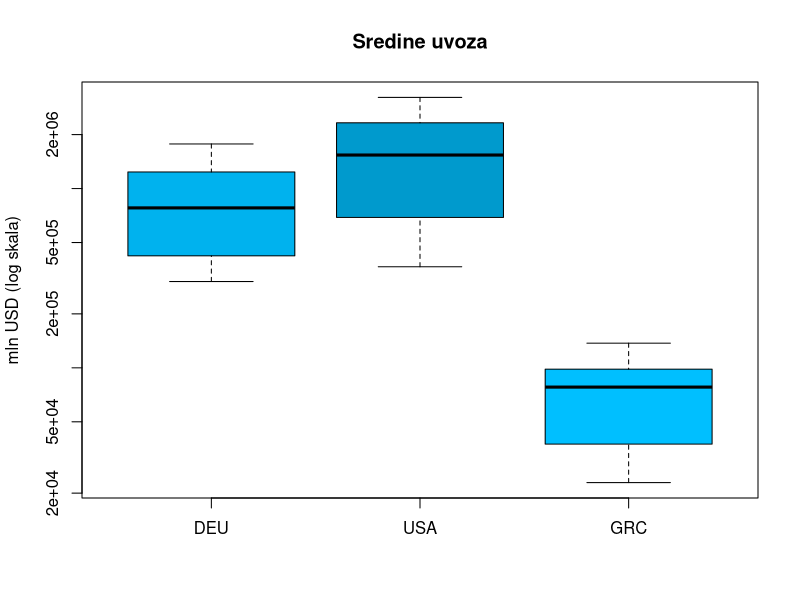
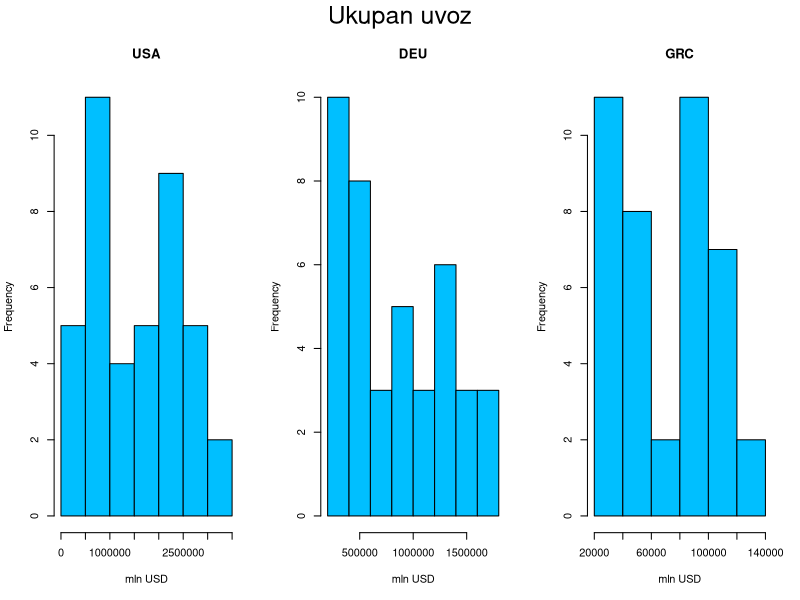
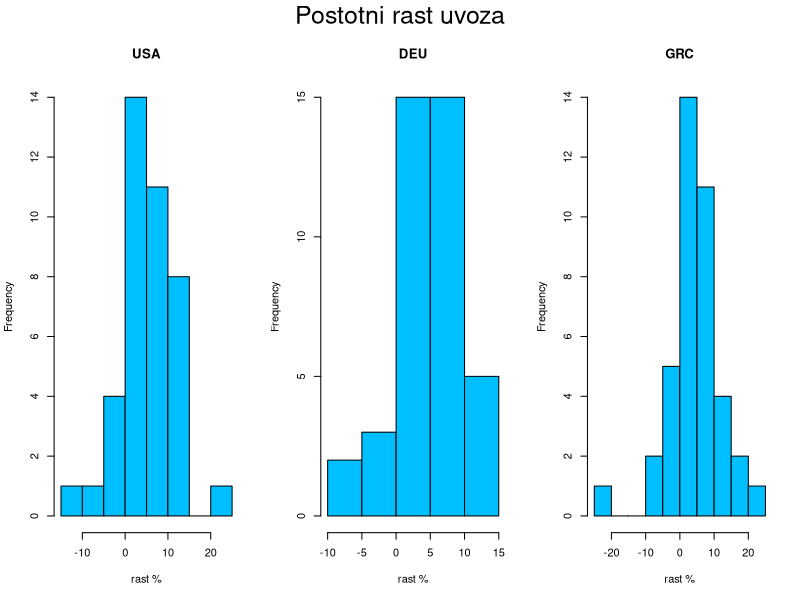
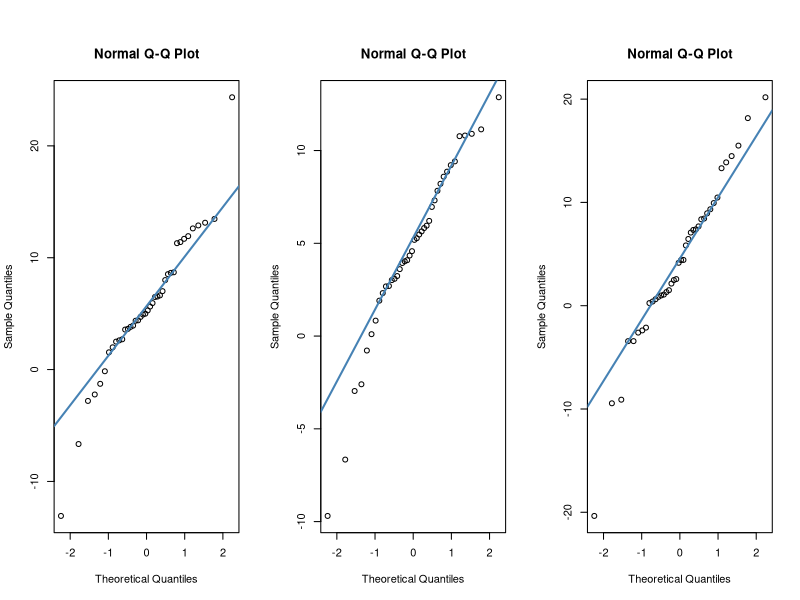
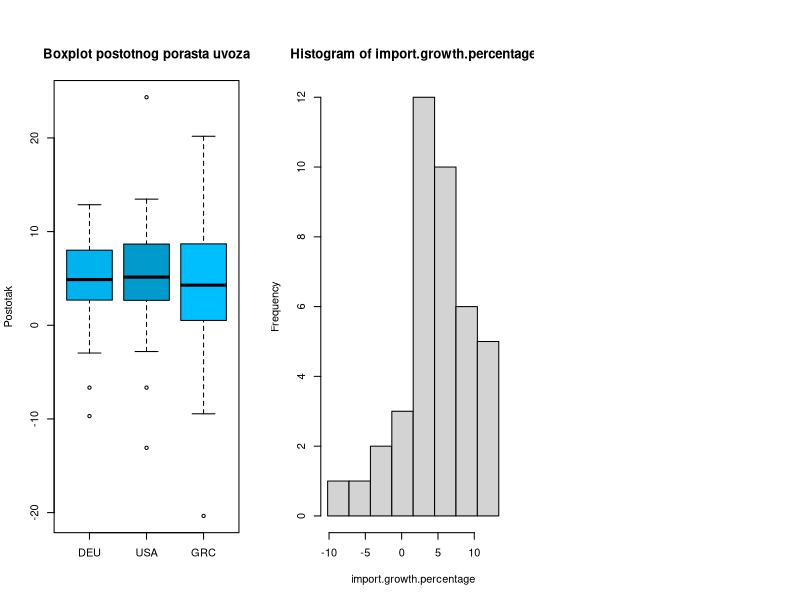

R code for these plots, in order:
## ---- chunk 1
library(knitr)
knitr::opts_chunk$set(echo = TRUE)

library(tidyverse)
## ---- chunk 2
export.data = read.csv("Export_data.csv")
# head(export.data)

import.data = read.csv("Import_data.csv")
# head(import.data)

gdp.data = read.csv("GDP_data.csv")
# head(gdp.data)

gdp.pc.data = read.csv("GDPpercapita_data.csv")
# head(gdp.pc.data)
## ---- chunk 3
export.loc.cnt = export.data %>% group_by(LOCATION) %>%
    summarise(exp_n = n(), exp_est = sum(Flag.Codes == 'E')) %>%
    arrange(desc(exp_n), exp_est)
import.loc.cnt = import.data %>% group_by(LOCATION) %>%
    summarise(imp_n = n(), imp_est = sum(Flag.Codes == 'E')) %>%
    arrange(desc(imp_n), imp_est)
gdp.loc.cnt = gdp.data %>% group_by(LOCATION) %>%
    summarise(gdp_n = n(), gdp_est = sum(Flag.Codes == 'E')) %>%
    arrange(desc(gdp_n), gdp_est)
gdp.pc.loc.cnt = gdp.pc.data %>% group_by(LOCATION) %>%
    summarise(gdp_pc_n = n(), gdp_pc_est = sum(Flag.Codes == 'E')) %>%
    arrange(desc(gdp_pc_n), gdp_pc_est)
loc.cnt = merge(merge(export.loc.cnt, import.loc.cnt), merge(gdp.loc.cnt, gdp.pc.loc.cnt))
knitr::kable(
  head(arrange(loc.cnt,
               desc(loc.cnt[,2]), desc(loc.cnt[,4]), desc(loc.cnt[,6]), desc(loc.cnt[,8]),
               loc.cnt[,3], loc.cnt[,5], loc.cnt[,7], loc.cnt[,9]), 20),
  caption = "Broj podataka za pojedinu državu"
)
## ---- chunk 4
remove(export.loc.cnt, import.loc.cnt, gdp.loc.cnt, gdp.pc.loc.cnt, loc.cnt)
## ---- chunk 5
time = 1979:2019
usa = data.frame(export.mln_usd = export.data$Value[export.data$LOCATION == "USA"],
                 import.mln_usd = import.data$Value[import.data$LOCATION == "USA"],
                 gdp.mln_usd = gdp.data$Value[gdp.data$LOCATION == "USA"],
                 gdp.pc.usd_cap = gdp.pc.data$Value[gdp.pc.data$LOCATION == "USA"])
usa$net.trade = usa$export.mln_usd - usa$import.mln_usd
deu = data.frame(export.mln_usd = export.data$Value[export.data$LOCATION == "DEU"],
                 import.mln_usd = import.data$Value[import.data$LOCATION == "DEU"],
                 gdp.mln_usd = gdp.data$Value[gdp.data$LOCATION == "DEU"],
                 gdp.pc.usd_cap = gdp.pc.data$Value[gdp.pc.data$LOCATION == "DEU"])
deu$net.trade = deu$export.mln_usd - deu$import.mln_usd
grc = data.frame(export.mln_usd = export.data$Value[export.data$LOCATION == "GRC"],
                 import.mln_usd = import.data$Value[import.data$LOCATION == "GRC"],
                 gdp.mln_usd = gdp.data$Value[gdp.data$LOCATION == "GRC"],
                 gdp.pc.usd_cap = gdp.pc.data$Value[gdp.pc.data$LOCATION == "GRC"])
grc$net.trade = grc$export.mln_usd - grc$import.mln_usd
## ---- chunk 6
usa = usa %>% mutate(import.mln_usd,
                     import.growth = import.mln_usd - lag(import.mln_usd),
                     import.growth.percentage = import.growth / lag(import.mln_usd) * 100)
deu = deu %>% mutate(import.mln_usd, 
                     import.growth = import.mln_usd - lag(import.mln_usd),
                     import.growth.percentage = import.growth / lag(import.mln_usd) * 100)
grc = grc %>% mutate(import.mln_usd,
                     import.growth = import.mln_usd - lag(import.mln_usd),
                     import.growth.percentage = import.growth / lag(import.mln_usd) * 100)
## ---- chunk 7
interpolate.usa = data.frame(t(rep(NA, length(names(usa)))))
names(interpolate.usa) = names(usa)
interpolate.usa$import.growth.percentage = mean(usa$import.growth.percentage
                                                [time >= 2013 & time < 2019])
interpolate.usa$import.mln_usd = usa$import.mln_usd[nrow(usa)] *
                                 (1 + interpolate.usa$import.growth.percentage / 100)
interpolate.usa$import.growth = interpolate.usa$import.mln_usd - usa$import.mln_usd[nrow(usa)]
usa = rbind(usa, interpolate.usa)
## ---- chunk 8
summary(usa)
summary(deu)
summary(grc)
## ---- chunk 9
boxplot(deu$import.mln_usd,
        usa$import.mln_usd,
        grc$import.mln_usd,
        names = c("DEU", "USA", "GRC"), main = "Sredine uvoza",
        col = c("deepskyblue2", "deepskyblue3", "deepskyblue"),
        ylab = "mln USD (log skala)",
        log = "y")
## ---- chunk 10
par(mfrow = c(1, 3), oma = c(0, 0, 2, 0))
hist(usa$import.mln_usd, main="USA", xlab="mln USD", col="deepskyblue")
hist(deu$import.mln_usd, main="DEU", xlab="mln USD", col="deepskyblue")
hist(grc$import.mln_usd, main="GRC", xlab="mln USD", col="deepskyblue")
mtext("Ukupan uvoz", outer = T, cex = 1.5)
## ---- chunk 11
par(mfrow = c(1, 3), oma = c(0, 0, 2, 0))
hist(usa$import.growth.percentage, main="USA", xlab="rast %", col="deepskyblue")
hist(deu$import.growth.percentage, main="DEU", xlab="rast %", col="deepskyblue")
hist(grc$import.growth.percentage, main="GRC", xlab="rast %", col="deepskyblue")
mtext("Postotni rast uvoza", outer = T, cex = 1.5)
## ---- chunk 12
qqnorm(usa$import.growth.percentage)
qqline(usa$import.growth.percentage, col = "steelblue", lwd = 2)

qqnorm(deu$import.growth.percentage)
qqline(deu$import.growth.percentage, col = "steelblue", lwd = 2)

qqnorm(grc$import.growth.percentage)
qqline(grc$import.growth.percentage, col = "steelblue", lwd = 2)
## ---- chunk 13
boxplot(deu$import.growth.percentage,
        usa$import.growth.percentage,
        grc$import.growth.percentage,
        names = c("DEU", "USA", "GRC"), main = "Boxplot postotnog porasta uvoza",
        col = c("deepskyblue2", "deepskyblue3", "deepskyblue"),
        ylab = "Postotak")
## ---- chunk 14
t.test(usa$import.growth.percentage[-c(1)], deu$import.growth.percentage[-c(1)],
       alternative = "g")
## ---- chunk 15
deu[-c(1), ] %>% with(hist(import.growth.percentage,
                           breaks = seq(min(import.growth.percentage) - 0.5,
                                        max(import.growth.percentage) + 0.5, length.out = 9)))
